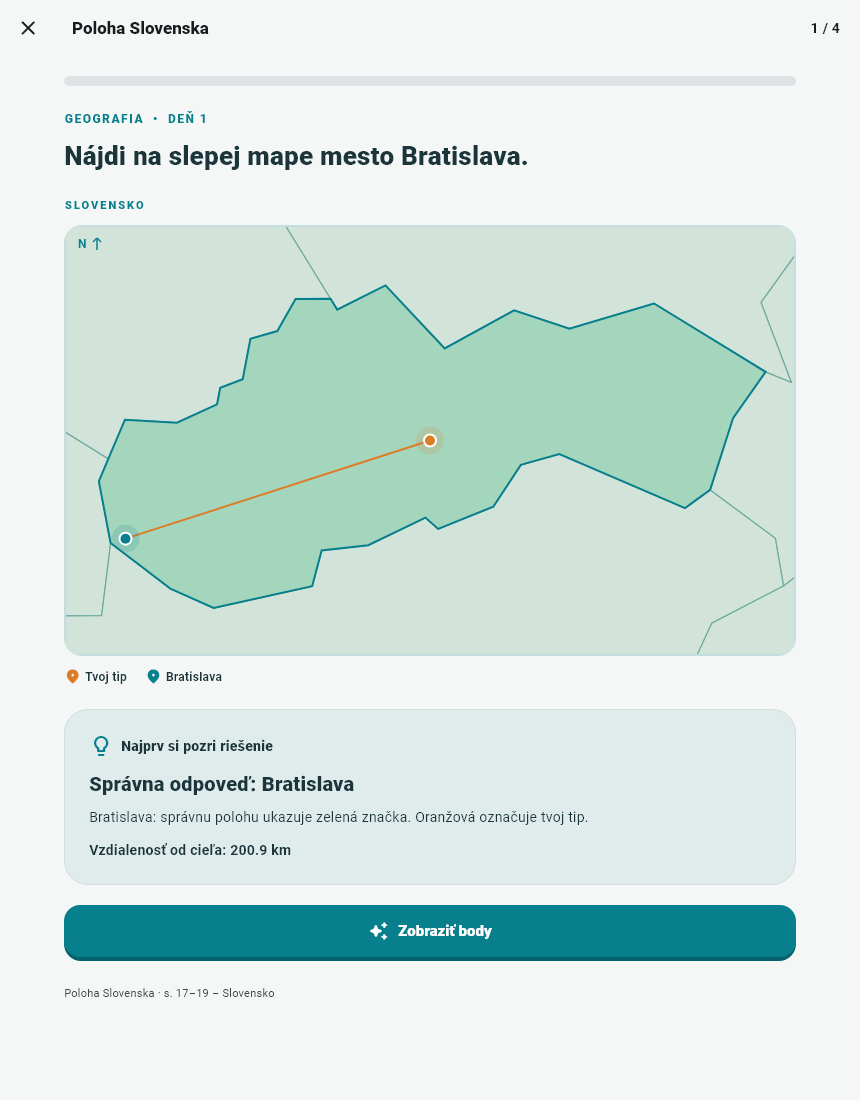
#> input picture test/goldens/map_feedback.png, 860 x 1100 px, given in place of app-icon-source.png, which was not available
$ python create_app_icons.py
#> lines starting #> are read from the running program, lines starting #| are printed output that depends on the picture; pictures that were not available may be replaced by others from this repository, and a replacement may not be noted
"""Create platform icon sizes from the supplied artwork without redesigning it."""
from pathlib import Path
from PIL import Image
import argparse
import shutil

root=Path(__file__).resolve().parents[1]
parser=argparse.ArgumentParser()
parser.add_argument('--source',type=Path,default=root/'assets/brand/app-icon-source.png')
args=parser.parse_args()
source=root/'assets/brand/app-icon-source.png'
source.parent.mkdir(parents=True,exist_ok=True)
if args.source.resolve()!=source.resolve():
    shutil.copyfile(args.source,source)
original=Image.open(source).convert('RGBA')
#> original is the input picture: PIL image 860x1100 RGBA; mean R, G, B, A 211.2, 229.1, 224.5, 255
original=original.crop(original.getchannel('A').getbbox())
icons=root/'web/icons'
icons.mkdir(parents=True,exist_ok=True)

def icon(size,maskable=False):
    canvas=Image.new('RGBA',(size,size),'#087f8c' if maskable else (0,0,0,0))
    image=original.copy()
    limit=round(size*(.60 if maskable else .90))
    image.thumbnail((limit,limit),Image.Resampling.LANCZOS)
    if max(image.size)<limit:
        factor=limit/max(image.size)
        image=image.resize((round(image.width*factor),round(image.height*factor)),Image.Resampling.LANCZOS)
    canvas.alpha_composite(image,((size-image.width)//2,(size-image.height)//2))
    return canvas

for size in [192,512]:
    icon(size).save(icons/f'Icon-{size}.png')
    icon(size,True).save(icons/f'Icon-maskable-{size}.png')
#> this loop made 2 passes
#> pass 1, `icon(size).save(icons/f'Icon-{size}.png')`:
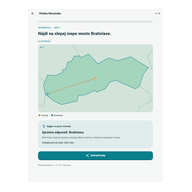
#> saved as Icon-192.png: PIL image 192x192 RGBA; mean R, G, B, A 133.8, 145.2, 142.2, 161.6; transparent parts drawn white
#> pass 1, in icon (call 2), `canvas=Image.new('RGBA',(size,size),'#087f8c' if maskable else (0,0,0,..`:
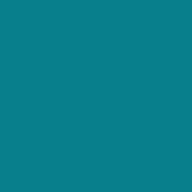
#> canvas: PIL image 192x192 RGBA; mean R, G, B, A 8, 127, 140, 255
#> pass 1, `icon(size,True).save(icons/f'Icon-maskable-{size}.png')`:
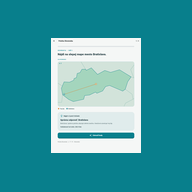
#> saved as Icon-maskable-192.png: PIL image 192x192 RGBA; mean R, G, B, A 65.1, 155.7, 163.7, 255
icon(180).save(icons/'apple-touch-icon.png')
#> in icon (call 5), `canvas=Image.new('RGBA',(size,size),'#087f8c' if maskable else (0,0,0,..`: canvas: PIL image 180x180 RGBA; every value is 0
#> in icon (call 5), `image.thumbnail((limit,limit),Image.Resampling.LANCZOS)`:
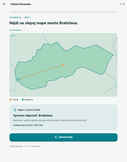
#> image: PIL image 127x162 RGBA; mean R, G, B, A 211.3, 229.1, 224.5, 255
#> in icon (call 5), `canvas.alpha_composite(image,((size-image.width)//2,(size-image.height..`:
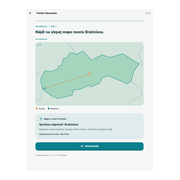
#> canvas: PIL image 180x180 RGBA; mean R, G, B, A 134.1, 145.5, 142.5, 161.9; transparent parts drawn white
icon(32).save(root/'web/favicon.png')
#> in icon (call 6), `canvas=Image.new('RGBA',(size,size),'#087f8c' if maskable else (0,0,0,..`: canvas: PIL image 32x32 RGBA; every value is 0
icon(48).save(root/'web/favicon.ico',sizes=[(16,16),(32,32),(48,48)])
#> in icon (call 7), `canvas=Image.new('RGBA',(size,size),'#087f8c' if maskable else (0,0,0,..`: canvas: PIL image 48x48 RGBA; every value is 0
#> in icon (call 7), `image.thumbnail((limit,limit),Image.Resampling.LANCZOS)`:
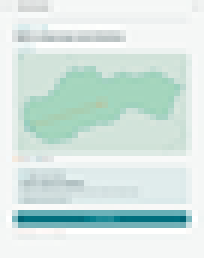
#> image: PIL image 34x43 RGBA (shown 6 times larger); mean R, G, B, A 211.5, 229.1, 224.4, 255
#> in icon (call 7), `canvas.alpha_composite(image,((size-image.width)//2,(size-image.height..`:
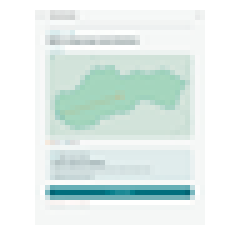
#> canvas: PIL image 48x48 RGBA (shown 5 times larger); mean R, G, B, A 134.2, 145.4, 142.4, 161.8; transparent parts drawn white
print('Created favicon ICO/PNG, Apple icon and 192/512 standard/maskable app icons.')
